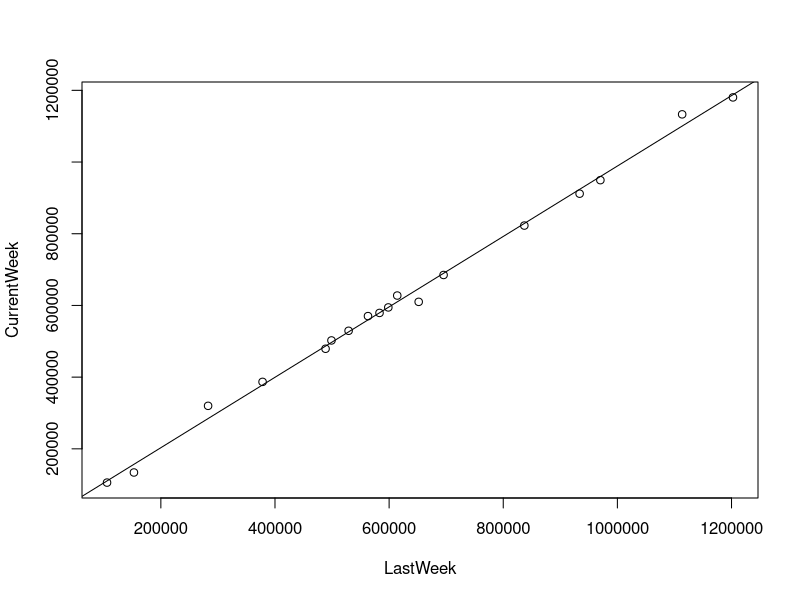
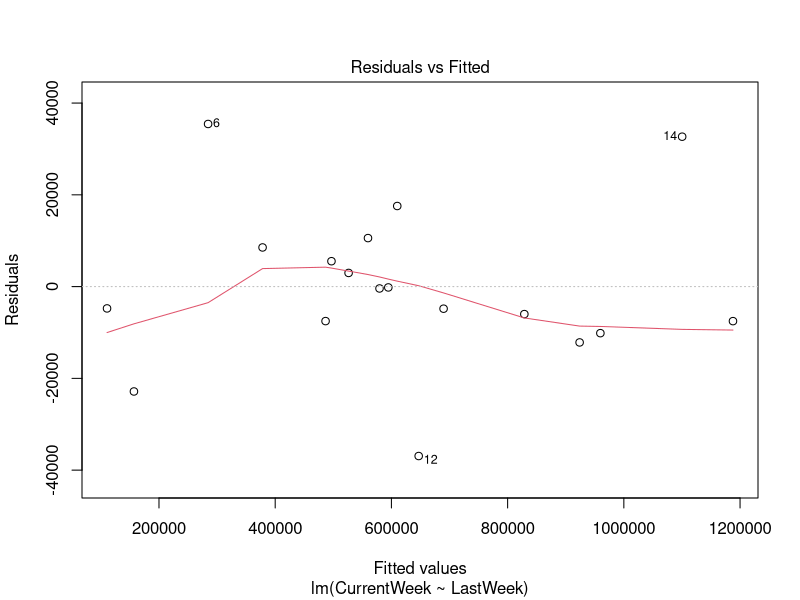
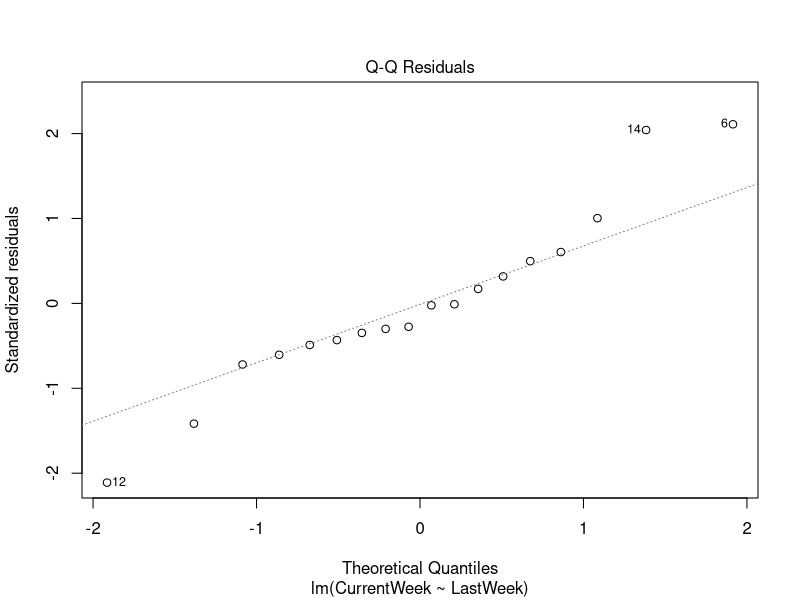
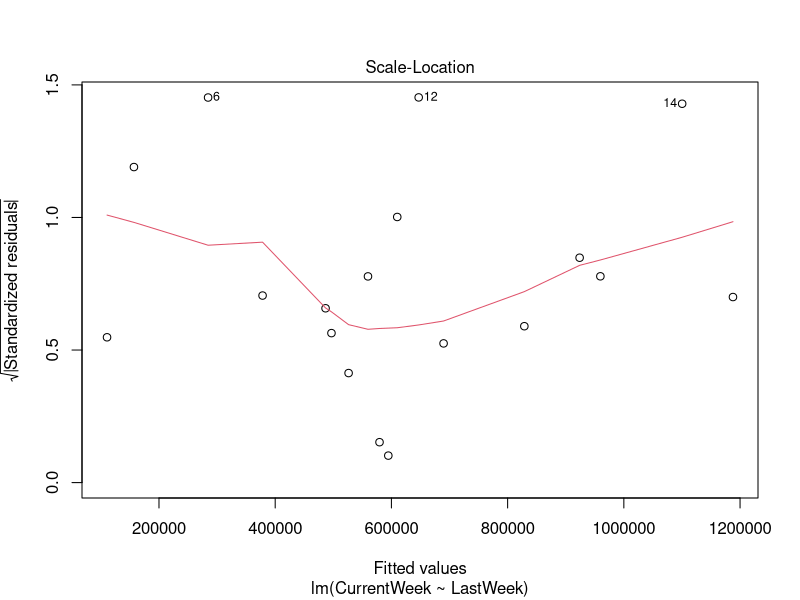
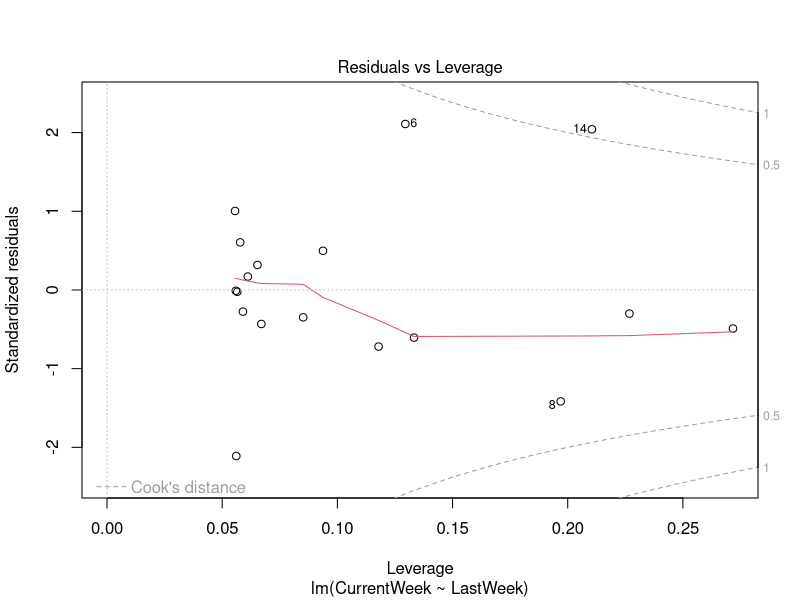

The R source for these figures, in order:
# Exercise 2.8.1 
# Author: Bella Black 
# Date Created: 9.10.24
# Last Modified: 9.11.24

#load data, fit linear model, print output
playbilldata  <- read.csv('HW1 9.12.24/playbill.csv', header=TRUE)
plot(CurrentWeek ~ LastWeek, data=playbilldata)
fit_pb <- lm(CurrentWeek ~ LastWeek, data=playbilldata)
summary(fit_pb)

# construct confidence interval
confint(fit_pb, level=0.95)[2, ]

# extract intercept, standard error
intercept <- coef(summary(fit_pb))["(Intercept)", "Estimate"]
se_intercept <- coef(summary(fit_pb))["(Intercept)", "Std. Error"]

# compute the test statistic T = (intercept - 10000) / std. error
t_value <- (intercept - 10000) / se_intercept
t_value

# degrees of freedom
df <- fit_pb$df.residual

# two-tailed p-value
p_value <- 2 * (1 - pt(abs(t_value), df))
p_value

# plot fitted regression line
abline(fit_pb)

# construct 95% prediction interval
pred_point <- data.frame(LastWeek = 400000)
predict(fit_pb, newdata=pred_point, interval="prediction", level=0.95)

# analysis of variance
anova(fit_pb)

# visualize residuals
plot(fit_pb)

# --- 2.8.1 (a) ---
# Q: Find a 95% confidence interval for the slope of the regression model, β₁.
# A: [0.95, 1.01]
# Q: Is 1 a plausible value for β₁?
# A: Yes, because it is within the 95% confidence interval.

# --- 2.8.1 (b) ---
# Test the null hypothesis H₀ : β₀ = 10000 against a two-sided alternative.
# Q: Interpret your result.
# A: The p_value is 0.75; this is much greater than alpha = 0.05, 
# so we should accept the null hypothesis. 

# --- 2.8.1 (c) ---
# Use the fitted regression model to estimate the gross box office results 
# for the current week (in $) for a production with $400,000 in gross box 
# office the previous week. 
# Q: Find a 95% prediction interval for the gross box office results. 
# A: [$359,832, $439,442]
# Q: Is $450,000 a feasible value?
# A: No, it lies outside of the 95% prediction interval.

# --- 2.8.1 (d) ---
# Some promoters of Broadway plays use the prediction rule that next week's
# gross box office results will be equal to this week's results.
# Q: Comment on the appropriateness of this rule.
# A: For the most part, this is a fine rule to follow, as the fitted
# regression line shows a clear correlation between Last Week and Current
# Week gross box office sales, and all points are very closely aligned with it. 




